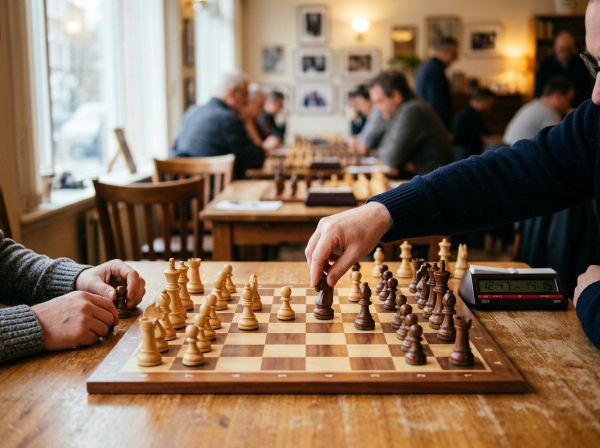
#> input picture assets/img/about/about-1200.jpg, 1200 x 896 px (shown at 1/2 size)
$ python otimizar-imagens.py ../assets/img/about/about-1200.jpg out.png
#> lines starting #> are read from the running program, lines starting #| are printed output that depends on the picture
#!/usr/bin/env python3
"""
Gera as variantes responsivas (WebP + JPG) usadas pelo site.

Uso:
    python3 tools/otimizar-imagens.py ORIGINAL.jpg assets/img/gallery/nome-da-foto
    python3 tools/otimizar-imagens.py ORIGINAL.jpg assets/img/gallery/nome-da-foto --larguras 480 800 1200

Resultado (exemplo): assets/img/gallery/nome-da-foto-480.webp, -480.jpg,
-800.webp, -800.jpg, -1200.webp, -1200.jpg — exatamente o padrão esperado
por assets/js/data.js (campo "image" sem extensão + campo "widths").

Requisito: Python 3 com Pillow  →  pip install pillow
"""
import argparse
import os
import sys

try:
    from PIL import Image, ImageOps
except ImportError:  # pragma: no cover
    sys.exit("Instale o Pillow primeiro:  pip install pillow")


def main():
    ap = argparse.ArgumentParser(description="Gera variantes WebP/JPG responsivas para o site.")
    ap.add_argument("origem", help="arquivo de imagem original (JPG/PNG/HEIC convertido etc.)")
    ap.add_argument("destino", help="caminho base SEM extensão, ex.: assets/img/gallery/minha-foto")
    ap.add_argument("--larguras", nargs="+", type=int, default=[480, 800, 1200], help="larguras a gerar (padrão: 480 800 1200)")
    ap.add_argument("--qualidade", type=int, default=80, help="qualidade WebP/JPG (padrão: 80)")
    args = ap.parse_args()

    img = ImageOps.exif_transpose(Image.open(args.origem)).convert("RGB")
#> img is the input picture: PIL image 1200x896 RGB; mean R, G, B 134.5, 109.9, 88.4
    w0, h0 = img.size
#> w0 = 1200; h0 = 896
    os.makedirs(os.path.dirname(args.destino) or ".", exist_ok=True)

    geradas = []
    for w in sorted(set(args.larguras)):
        if w > w0:
            print(f"  (pulando {w}px: a imagem original tem só {w0}px de largura)")
            continue
        h = round(h0 * w / w0)
        im = img.resize((w, h), Image.LANCZOS) if w != w0 else img
        im.save(f"{args.destino}-{w}.webp", quality=args.qualidade, method=6)
        im.save(f"{args.destino}-{w}.jpg", quality=args.qualidade, optimize=True, progressive=True)
        geradas.append(w)
        print(f"  ✔ {args.destino}-{w}.webp / .jpg")
#> this loop made 3 passes
#> pass 1, in main, `im = img.resize((w, h), Image.LANCZOS) if w != w0 else img`:
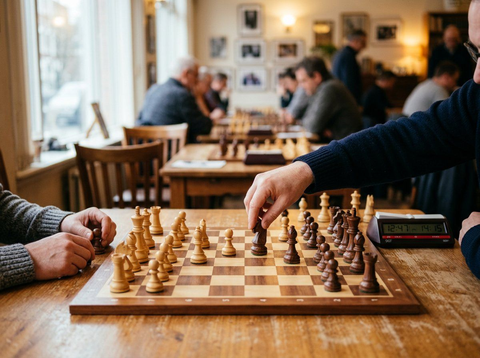
#> im: PIL image 480x358 RGB; mean R, G, B 134.5, 109.9, 88.4
#> after the loop, geradas = [480, 800, 1200]

    print("\nAgora, em assets/js/data.js, use:")
    print(f'  image: "{args.destino}", widths: {geradas}, width: {w0}, height: {h0}')
#|   image: "out.png", widths: [480, 800, 1200], width: 1200, height: 896


if __name__ == "__main__":
    main()
